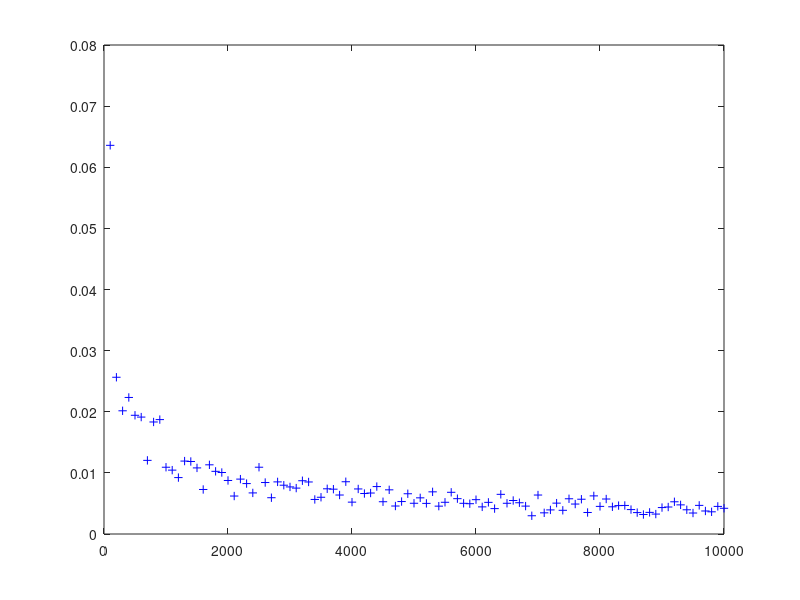

Here is the MATLAB script that generated this plot:
% Estimate the area of a quarter circle by the Monte Carlo method
%The Monte Carlo_s method generates points in the plane and the idea is to calculate
% the area with the proportion of points that lies within an area given by equation such as the circunference.
% The area will be A = p*a*b 
% Where each variable represents:
% p = proportion of points that is under the area of interest (x^2  + y^2 = 1 in this case)
% a, b = size of rectangle where we generated points uniformly

%We will see the average of each sample.
M = 20; %No. rows
N = 100; % No. cols
K = 100; %Change the number of points generated by this factor each time
A = zeros(M,N);
p = 0.4;
for j = 1:N
    for i = 1:M
        x= rand(1,j*K);
        y= rand(1,j*K);
        A(i,j) = sum(x.*x + y.*y <= 1);
    end
    A(:,j) = A(:,j)/(j*K);
end
hold on;
title('Aproximación de 1/4 del área de un círculo de radio 1');
xlabel('Número de puntos');
ylabel('Valor de las medias');

plot(K*(1:N),A','+')
plot(K*(1:N),mean(A),'k')
plot(K*(1:N),std(A)+mean(A),'k')
plot(K*(1:N),-std(A)+mean(A),'k')
pause(5);

hold off
plot(K*(1:N),std(A),'+b');

